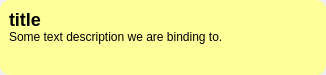
<?xml version="1.0" encoding="UTF-8"?>
<ui version="4.0">
 <class>ItemView</class>
 <widget class="QWidget" name="ItemView">
  <property name="geometry">
   <rect>
    <x>0</x>
    <y>0</y>
    <width>326</width>
    <height>75</height>
   </rect>
  </property>
  <property name="minimumSize">
   <size>
    <width>0</width>
    <height>75</height>
   </size>
  </property>
  <property name="maximumSize">
   <size>
    <width>16777215</width>
    <height>75</height>
   </size>
  </property>
  <property name="windowTitle">
   <string>Form</string>
  </property>
  <property name="styleSheet">
   <string notr="true">#titleLabel {
    font-size: 18px;
    font-weight: bold;
}

#container {
    border-radius: 10px;
    background-color: #ffff99;
}

#container[active=false] {
    border: 3px solid #000000;
}

#container[active=true] {
    border: 3px solid #ff0000;
}</string>
  </property>
  <layout class="QHBoxLayout" name="mainLayout">
   <property name="spacing">
    <number>0</number>
   </property>
   <property name="leftMargin">
    <number>0</number>
   </property>
   <property name="topMargin">
    <number>0</number>
   </property>
   <property name="rightMargin">
    <number>0</number>
   </property>
   <property name="bottomMargin">
    <number>0</number>
   </property>
   <item>
    <widget class="QWidget" name="container" native="true">
     <property name="active" stdset="0">
      <bool>false</bool>
     </property>
     <layout class="QVBoxLayout" name="containerVerticalLayout" stretch="0,1">
      <property name="spacing">
       <number>0</number>
      </property>
      <property name="leftMargin">
       <number>9</number>
      </property>
      <property name="topMargin">
       <number>9</number>
      </property>
      <property name="rightMargin">
       <number>9</number>
      </property>
      <property name="bottomMargin">
       <number>9</number>
      </property>
      <item>
       <widget class="QLabel" name="titleLabel">
        <property name="text">
         <string notr="true">title</string>
        </property>
       </widget>
      </item>
      <item>
       <widget class="QLabel" name="bodyLabel">
        <property name="text">
         <string notr="true">Some text description we are binding to.</string>
        </property>
        <property name="alignment">
         <set>Qt::AlignLeading|Qt::AlignLeft|Qt::AlignTop</set>
        </property>
        <property name="wordWrap">
         <bool>true</bool>
        </property>
       </widget>
      </item>
     </layout>
    </widget>
   </item>
  </layout>
 </widget>
 <resources/>
 <connections/>
</ui>
